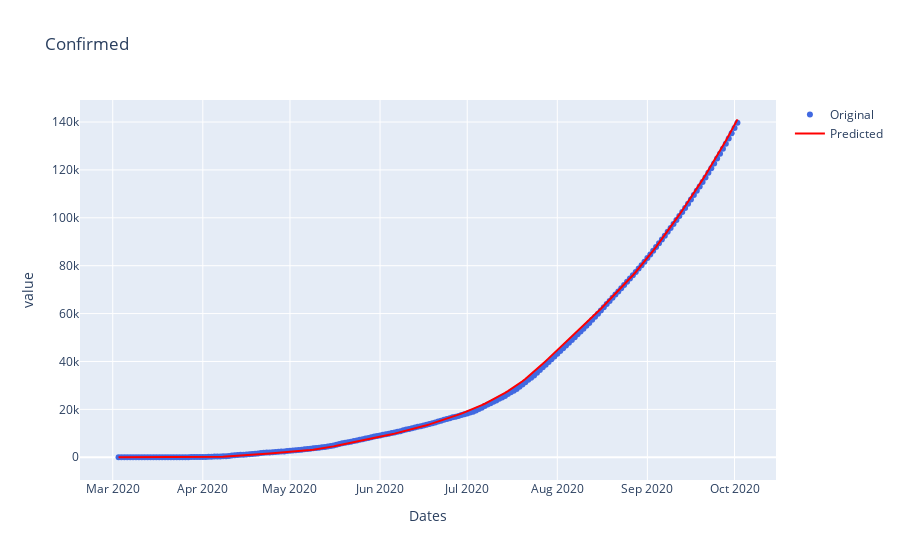

The notebook cell saved with this chart:
### Code cell
#Confirmed
fig=go.Figure()
fig.add_trace(go.Scatter(x=df_state['Date'], y=df_state['Confirmed'],name='Original',
                         mode='markers',line=dict(color='royalblue',)))
fig.add_trace(go.Scatter(x=df_state['Date'], y=df_pred['Confirmed'],name='Predicted',
                         line=dict(color='red',)))
fig.update_layout(title = "Confirmed", xaxis = {'title':'Dates'}, yaxis = {'title':'value'})
#fig.update_xaxes(rangeslider_visible=True)
fig.show()

### Figure 1 — Plotly figure (JSON) as saved in the notebook; plotly's stock layout.template omitted (floating-point values rounded to 4 significant figures; data arrays with more than 128 entries replaced by an {"elided": "..."} marker saying what was removed)
{"data": [{"line": {"color": "royalblue"}, "mode": "markers", "name": "Original", "type": "scatter", "x": {"elided": "214 str values"}, "y": {"elided": "214 int values"}}, {"line": {"color": "red"}, "name": "Predicted", "type": "scatter", "x": {"elided": "214 str values"}, "y": {"elided": "214 float values"}}], "layout": {"title": {"text": "Confirmed"}, "xaxis": {"title": {"text": "Dates"}}, "yaxis": {"title": {"text": "value"}}}}
